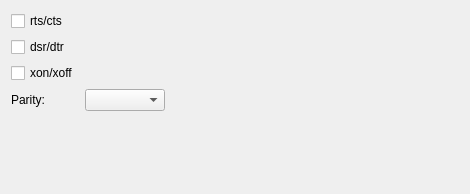
          <widget class="QWidget" name="toolBoxPagePorts">
           <property name="geometry">
            <rect>
             <x>0</x>
             <y>0</y>
             <width>470</width>
             <height>194</height>
            </rect>
           </property>
           <attribute name="label">
            <string>Port</string>
           </attribute>
           <layout class="QGridLayout" name="gridLayout_13">
            <item row="3" column="1">
             <widget class="QComboBox" name="comboBox_parity">
              <property name="minimumSize">
               <size>
                <width>80</width>
                <height>0</height>
               </size>
              </property>
              <property name="placeholderText">
               <string>Parity</string>
              </property>
              <item>
               <property name="text">
                <string>NONE</string>
               </property>
              </item>
              <item>
               <property name="text">
                <string>EVEN</string>
               </property>
              </item>
              <item>
               <property name="text">
                <string>ODD</string>
               </property>
              </item>
              <item>
               <property name="text">
                <string>MARK</string>
               </property>
              </item>
              <item>
               <property name="text">
                <string>SPACE</string>
               </property>
              </item>
             </widget>
            </item>
            <item row="3" column="2">
             <spacer name="horizontalSpacer_5">
              <property name="orientation">
               <enum>Qt::Horizontal</enum>
              </property>
              <property name="sizeHint" stdset="0">
               <size>
                <width>40</width>
                <height>20</height>
               </size>
              </property>
             </spacer>
            </item>
            <item row="4" column="1">
             <spacer name="verticalSpacer_3">
              <property name="orientation">
               <enum>Qt::Vertical</enum>
              </property>
              <property name="sizeHint" stdset="0">
               <size>
                <width>20</width>
                <height>40</height>
               </size>
              </property>
             </spacer>
            </item>
            <item row="3" column="0">
             <widget class="QLabel" name="label_13">
              <property name="text">
               <string>Parity:</string>
              </property>
             </widget>
            </item>
            <item row="2" column="0">
             <widget class="QCheckBox" name="checkBox_xonxoff">
              <property name="text">
               <string>xon/xoff</string>
              </property>
             </widget>
            </item>
            <item row="1" column="0">
             <widget class="QCheckBox" name="checkBox_dsrdtr">
              <property name="text">
               <string>dsr/dtr</string>
              </property>
             </widget>
            </item>
            <item row="0" column="0">
             <widget class="QCheckBox" name="checkBox_rtscts">
              <property name="text">
               <string>rts/cts</string>
              </property>
             </widget>
            </item>
           </layout>
          </widget>
